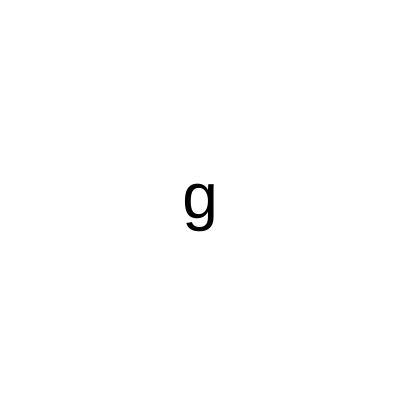
Frame 1 (no input)
Frame 60 (no input): identical to frame 1, image omitted
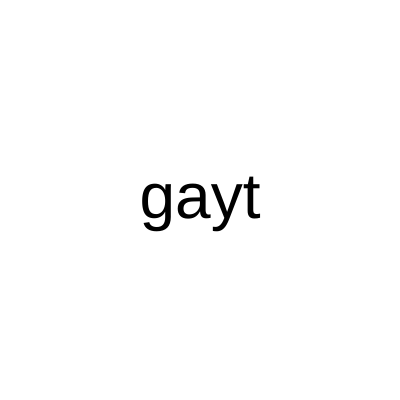
Frame 120 (the mouse pressed at the canvas centre since frame 60)

The p5.js sketch that drew these frames (run headless with seeded random() and noise() and a simulated clock; from frame 60 on, the mouse is pressed at the canvas centre):

// p5.js sketch
// ── sketch.js
let palavra;

function setup() {
  createCanvas(400, 400);

  palavra = palavraAleatoria();
}

function palavraAleatoria() {
  let palavras = ["homosexual", "100 viadagem", "gaythor"];
  return random(palavras);
}

function inicializaCores() {
  background("white");
  fill("black");
  textSize(64);
  textAlign(CENTER, CENTER);
}

function draw() {
  inicializaCores();

  let maximo = width;
  let minimo = 0;
  // mouseX, 0, width ==> 0, palavra.length

  let quantidade = map(mouseX, 0, width, 1, palavra.length);
  //console.log(quantidade);
  let parcial = palavra.substring(0, quantidade);
  text(parcial, 200, 200);
}
